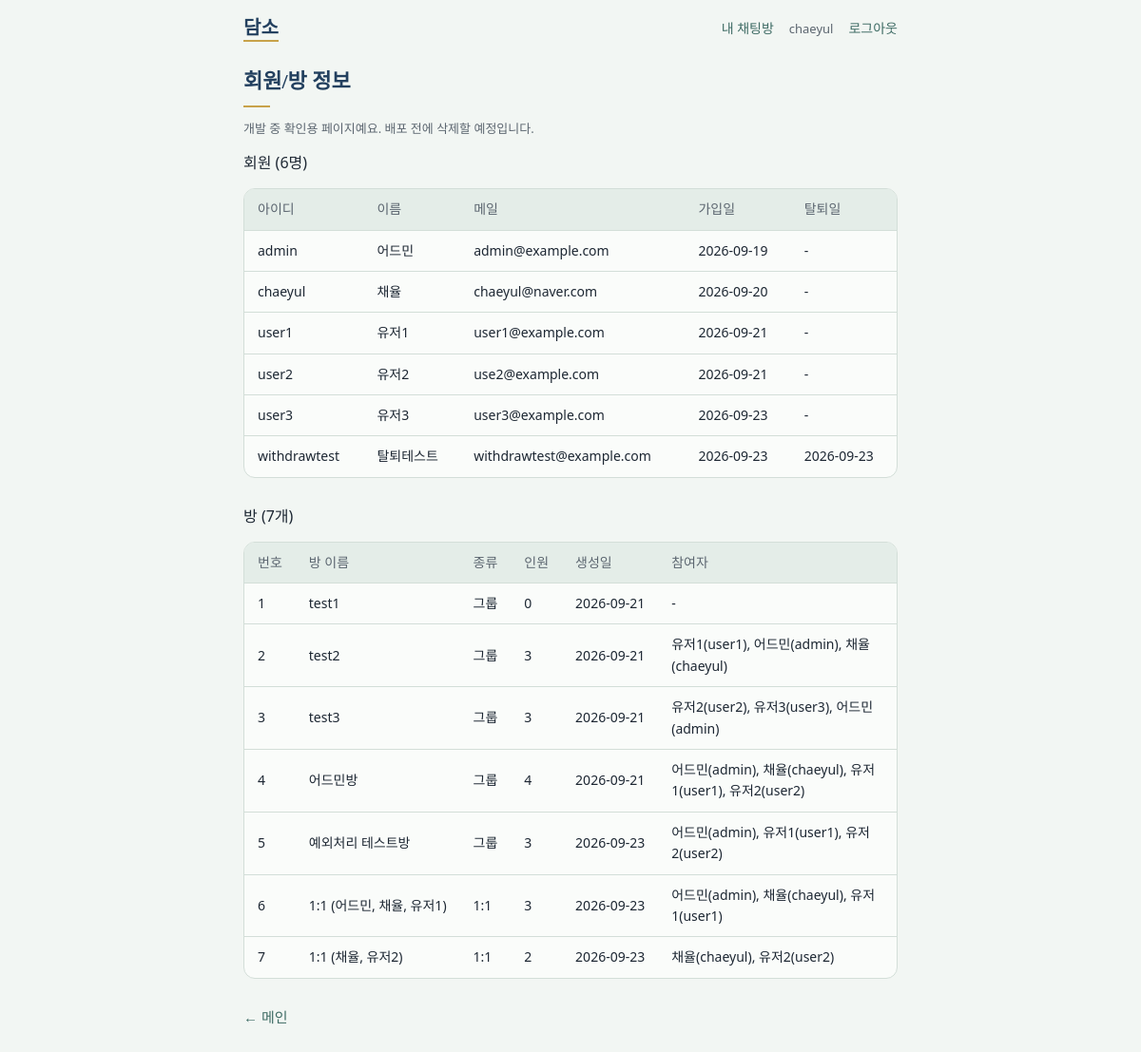
Page /info (signed in) on the committed database.
### models.py (models this page shows)
class UserInfo(db.Model):
    __tablename__ = "USER_INFO"
    UI_ID = db.Column(db.String(50), primary_key=True)
    UI_PW = db.Column(db.String(255), nullable=False)
    UI_NAME = db.Column(db.String(50), nullable=False)
    UI_MAIL = db.Column(db.String(50), nullable=False, unique=True)
    UI_RDATE = db.Column(db.Date, nullable=False)
    UI_WITHDRAWN = db.Column(db.Date, nullable=True)

class RoomInfo(db.Model):
    __tablename__ = "ROOM_INFO"
    RI_ID = db.Column(db.Integer, primary_key=True)
    RI_NAME = db.Column(db.String(50), nullable=True)
    RI_TYPE = db.Column(db.CHAR(1), nullable=False)
    RI_RDATE = db.Column(db.Date, nullable=False)

class RoomMember(db.Model):
    __tablename__ = "ROOM_MEMBER"
    RM_ID = db.Column(db.Integer, primary_key=True)
    RI_ID = db.Column(db.Integer, db.ForeignKey("ROOM_INFO.RI_ID"), nullable=False)
    UI_ID = db.Column(db.String(50), db.ForeignKey("USER_INFO.UI_ID"), nullable=False)

### rooms.py (the view)
@rooms_bp.route('/info')
def info():
    if session.get("user_id") is None:
        flash("로그인이 필요합니다.", "notice")
        return redirect("/login")
    users = UserInfo.query.all()
    rooms = RoomInfo.query.all()
    names = {u.UI_ID: u.UI_NAME for u in users}
    members = {}
    for m in RoomMember.query.all():
        members.setdefault(m.RI_ID, []).append(m.UI_ID)
    return render_template("info.html", users=users, rooms=rooms, names=names, members=members)

### templates/info.html (shortened to what this page needs)
{% extends "base.html" %}
{% block content %}
<h1 class="title">회원/방 정보</h1>
<p class="muted" style="margin-top: -8px;">개발 중 확인용 페이지예요. 배포 전에 삭제할 예정입니다.</p>
<h2 style="font-size: 16px; font-weight: 500;">회원 ({{ users|length }}명)</h2>
<div class="table-wrap">
    <table>
        <tr>
            <th>아이디</th><th>이름</th><th>메일</th><th>가입일</th><th>탈퇴일</th>
        </tr>
        {% for u in users %}
        <tr>
            <td>{{ u.UI_ID }}</td>
            <td>{{ u.UI_NAME }}</td>
            <td>{{ u.UI_MAIL }}</td>
            <td>{{ u.UI_RDATE }}</td>
            <td>{{ u.UI_WITHDRAWN or "-" }}</td>
        </tr>
        {% endfor %}
    </table>
</div>
<h2 style="font-size: 16px; font-weight: 500;">방 ({{ rooms|length }}개)</h2>
<div class="table-wrap">
    <table>
        <tr>
            <th>번호</th><th>방 이름</th><th>종류</th><th>인원</th><th>생성일</th><th>참여자</th>
        </tr>
        {% for r in rooms %}
        {% set member_ids = members.get(r.RI_ID, []) %}
        <tr>
            <td>{{ r.RI_ID }}</td>
            <td>
                {% if r.RI_TYPE == "D" %}
                    1:1 ({% for uid in member_ids %}{{ names.get(uid, uid) }}{% if not loop.last %}, {% endif %}{% endfor %})
                {% else %}
                    {{ r.RI_NAME or "-" }}
                {% endif %}
            </td>
            <td>{{ {"G": "그룹", "D": "1:1", "O": "오픈", "Group": "그룹", "Dm": "1:1", "Open": "오픈"}.get(r.RI_TYPE, r.RI_TYPE) }}</td>
            <td>{{ member_ids|length }}</td>
            <td>{{ r.RI_RDATE }}</td>
            <td class="wrap">
                {% for uid in member_ids %}
                    {{ names.get(uid, uid) }}({{ uid }}){% if not loop.last %}, {% endif %}
                {% else %}
                    -
                {% endfor %}
            </td>
        </tr>
        {% endfor %}
    </table>
</div>
<a href="/">&larr; 메인</a>
{% endblock %}

### templates/base.html (shortened to what this page needs)
<!DOCTYPE html>
<html lang="ko">
<head>
    <link rel="stylesheet" href="https://cdn.jsdelivr.net/gh/orioncactus/pretendard@v1.3.9/dist/web/static/pretendard.css">
    <link rel="stylesheet" href="/static/style.css">
</head>
<body>
    <header class="nav">
        <a class="brand" href="/">담소</a>
        <nav class="nav-links">
            {% if session.get("user_id") %}
                <a href="/room">내 채팅방</a>
                <span class="muted">{{ session.get("user_id") }}</span>
                <a href="/logout">로그아웃</a>
            {% else %}
                <a href="/login">로그인</a>
                <a href="/signup">회원가입</a>
            {% endif %}
        </nav>
    </header>
    <main class="container">
        {% block content %}{% endblock %}
    </main>
</body>
</html>

### static/style.css (style rules this page uses)
:root { --bg: #F2F6F3; --surface: #FAFCFA; --line: #D3DED8; --text: #1D2733; --text-sub: #5C6670; --navy: #23405F; --navy-dark: #1B3350; --celadon: #4F8078; --celadon-dark: #3E6B64; --celadon-soft: #E4EDE8; --gold: #C8A24A; --red: #B5473A; --r-sm: 10px; --r-md: 12px; --r-lg: 16px; --r-pill: 999px; --font-sans: "Pretendard", "Noto Sans KR", "Malgun Gothic", system-ui, sans-serif; --font-serif: "Noto Serif KR", "Nanum Myeongjo", "Batang", serif; }
* { box-sizing: border-box; }
body { margin: 0; background: var(--bg); color: var(--text); font-family: var(--font-sans); font-size: 15px; line-height: 1.6; }
a { color: var(--celadon-dark); text-decoration: none; }
.container { max-width: 720px; margin: 0 auto; padding: 8px 16px 48px; }
.muted { color: var(--text-sub); font-size: 13px; }
.nav { display: flex; align-items: center; gap: 16px; max-width: 720px; margin: 0 auto; padding: 16px; }
.brand { font-family: var(--font-serif); font-size: 20px; font-weight: 600; color: var(--navy); border-bottom: 2px solid var(--gold); line-height: 1.3; }
.nav-links { margin-left: auto; display: flex; align-items: center; gap: 16px; font-size: 14px; }
.title { font-family: var(--font-serif); font-size: 22px; font-weight: 600; color: var(--navy); margin: 0 0 20px; }
.title::after { content: ""; display: block; width: 28px; height: 2px; background: var(--gold); margin-top: 8px; }
.table-wrap { overflow-x: auto; background: var(--surface); border: 1px solid var(--line); border-radius: var(--r-md); margin-bottom: 28px; }
table { width: 100%; border-collapse: collapse; font-size: 14px; }
th, td { text-align: left; padding: 10px 14px; border-bottom: 1px solid var(--line); white-space: nowrap; }
th { background: var(--celadon-soft); color: var(--text-sub); font-weight: 500; }
tr:last-child td { border-bottom: none; }
td.wrap { white-space: normal; }

### rows in the picture
UserInfo: UI_ID "admin", UI_NAME "어드민", UI_MAIL "admin@example.com", UI_RDATE "2026-09-19", UI_WITHDRAWN "-", get "어드민"
UserInfo: UI_ID "chaeyul", UI_NAME "채율", UI_MAIL "chaeyul@naver.com", UI_RDATE "2026-09-20", UI_WITHDRAWN "-", get "채율"
UserInfo: UI_ID "user1", UI_NAME "유저1", UI_MAIL "user1@example.com", UI_RDATE "2026-09-21", UI_WITHDRAWN "-", get "유저1"
UserInfo: UI_ID "user2", UI_NAME "유저2", UI_MAIL "use2@example.com", UI_RDATE "2026-09-21", UI_WITHDRAWN "-", get "유저2"
UserInfo: UI_ID "user3", UI_NAME "유저3", UI_MAIL "user3@example.com", UI_RDATE "2026-09-23", UI_WITHDRAWN "-", get "유저3"
UserInfo: UI_ID "withdrawtest", UI_NAME "탈퇴테스트", UI_MAIL "withdrawtest@example.com", UI_RDATE "2026-09-23", UI_WITHDRAWN "2026-09-23"
RoomInfo: RI_ID "1", RI_NAME "test1", RI_TYPE "그룹", member_ids "0", RI_RDATE "2026-09-21"
RoomInfo: RI_ID "2", RI_NAME "test2", RI_TYPE "그룹", member_ids "3", RI_RDATE "2026-09-21"
RoomMember: UI_ID "user1"
RoomMember: UI_ID "admin"
RoomMember: UI_ID "chaeyul"
RoomInfo: RI_ID "3", RI_NAME "test3", RI_TYPE "그룹", member_ids "3", RI_RDATE "2026-09-21"
RoomMember: UI_ID "user2"
RoomMember: UI_ID "user3"
RoomMember: UI_ID "admin"
RoomInfo: RI_ID "4", RI_NAME "어드민방", RI_TYPE "그룹", member_ids "4", RI_RDATE "2026-09-21"
RoomMember: UI_ID "admin"
RoomMember: UI_ID "chaeyul"
RoomMember: UI_ID "user1"
RoomMember: UI_ID "user2"
RoomInfo: RI_ID "5", RI_NAME "예외처리 테스트방", RI_TYPE "그룹", member_ids "3", RI_RDATE "2026-09-23"
RoomMember: UI_ID "admin"
RoomMember: UI_ID "user1"
RoomMember: UI_ID "user2"
RoomInfo: RI_ID "6", RI_TYPE "1:1", member_ids "3", RI_RDATE "2026-09-23"
RoomMember: UI_ID "admin"
RoomMember: UI_ID "chaeyul"
RoomMember: UI_ID "user1"
RoomInfo: RI_ID "7", RI_TYPE "1:1", member_ids "2", RI_RDATE "2026-09-23"
RoomMember: UI_ID "chaeyul"
RoomMember: UI_ID "user2"

### other values in the picture
{{ session.get("user_id") }} "chaeyul"
{{ users|length }} "6"
{{ rooms|length }} "7"
